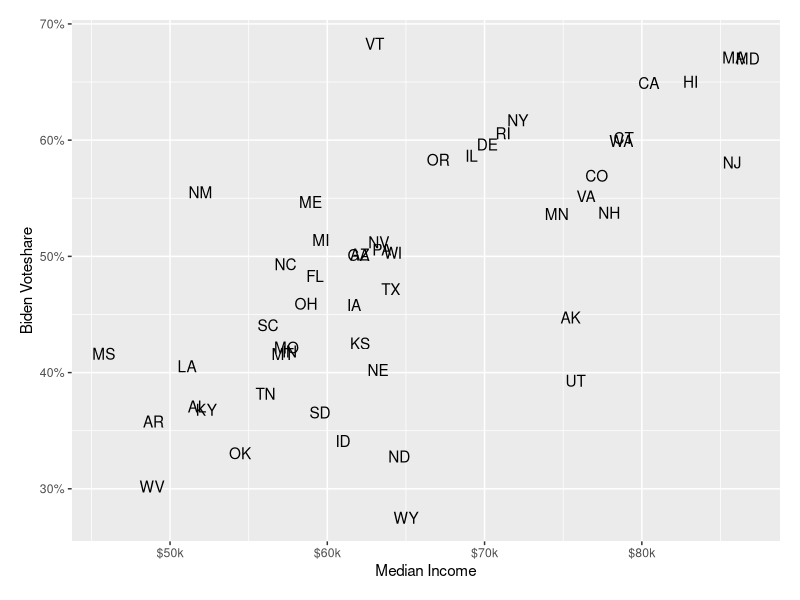
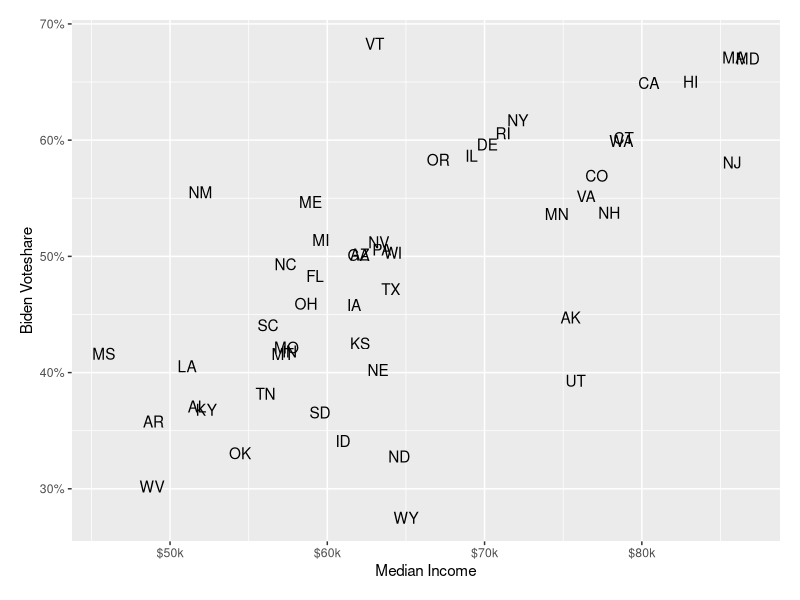

Reproduce these figures in R, in order.
library(tidyverse)
library(scales)

dat <- read_csv("data/states.csv")

dat |> 
  ggplot(aes(x = inc_med, y = biden_vshare)) +
  geom_text(aes(label = st)) +
  scale_x_continuous(labels = ~ dollar(.x, scale = 0.001, suffix = "k")) +
  scale_y_continuous(labels = percent) +
  labs(
    x = "Median Income",
    y = "Biden Voteshare"
  ) +
  theme(plot.margin = margin(0.2, 0.2, 0.2, 0.2, "in"))

ggsave("figures/states.png", width = 5, height = 4.5)
